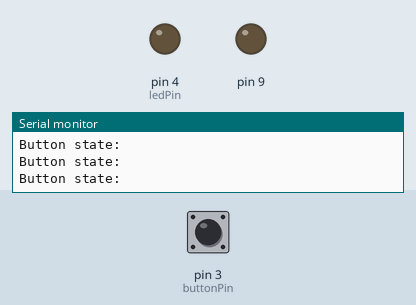
Recording of a sketch running on a simulated Arduino Uno, built with avr-gcc and run on an emulated ATmega328P. Parts: output pins drawn as LEDs (lit = HIGH), the last lines printed to the serial monitor. Dashed ring = blinking. The inputs (shaded band) are chosen by the test bench; at power-on: pin 3 (buttonPin) LOW.

Above: at 1.2 s.
1.3 s: pin 3 (buttonPin) pulled HIGH for 3.2 s
At 1.7 s:
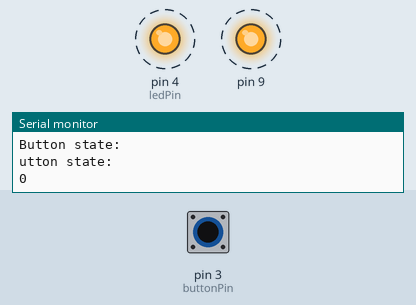
6.0 s: pin 3 (buttonPin) pulled HIGH for 0.15 s
At 7.4 s:
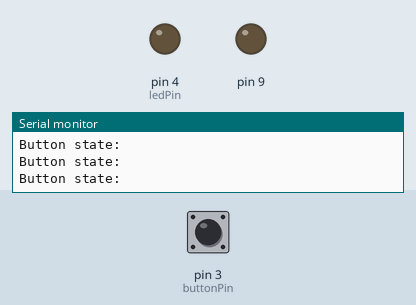
9.1 s: pin 3 (buttonPin) pulled HIGH for 1 s
At 9.5 s:
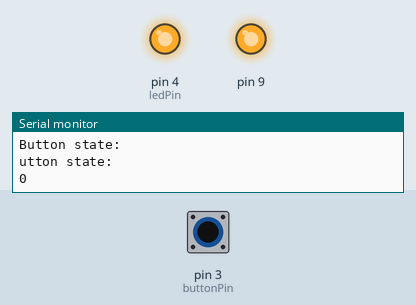
13.1 s: pin 3 (buttonPin) pulsed HIGH 5 times (0.12 s each, 0.3 s apart)
At 14.2 s:
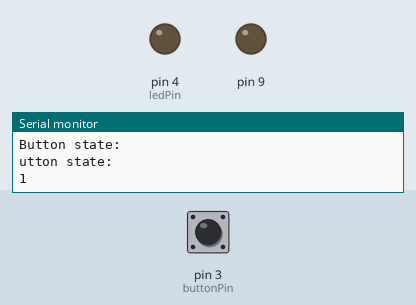
17.6 s: pin 3 (buttonPin) pulsed HIGH 5 times (0.12 s each, 0.3 s apart)
At 18.7 s:
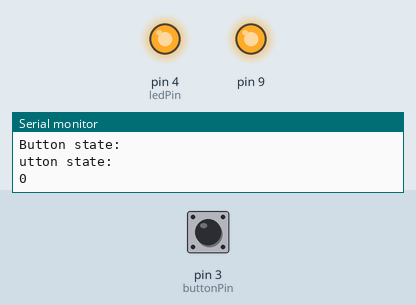
Timing chart, 0 to 20.6 s (numbered marks = the images above; inputs shaded):
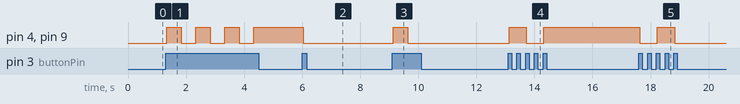

Measured:
- after the input at 1.3 s, pin 4 (ledPin), pin 9: alternates HIGH for 0.50 s and LOW for 0.50 s, 7 changes in all, then stays HIGH, starting at once
- after the input at 6.0 s, pin 4 (ledPin), pin 9: HIGH → LOW at once
- after the input at 9.1 s, pin 4 (ledPin), pin 9: LOW → HIGH at once, → LOW 0.50 s later
- after the input at 13.1 s, pin 4 (ledPin), pin 9: LOW → HIGH at once, → LOW 0.60 s later, → HIGH 0.60 s later
- after the input at 17.6 s, pin 4 (ledPin), pin 9: HIGH → LOW at once, → HIGH 0.60 s later, → LOW 0.60 s later

The sketch:

LED_Button_Simple_Test_1.ino
```cpp
/**
 * A simple test for the LED, controlled by a button.
 *
 * Adapted for the Pratical Labs (Lab #2 - March 21, 2019) of:
 * - Mobile and Pervasive Computing
 *   @ FCT NOVA (Faculty of Sciences and Technology of New University of Lisbon)

 * Adapted by:
 * - Carmen Pires Morgado - cpm@fct.unl.pt
 * - Ruben Andre Barreiro - r.barreiro@campus.fct.unl.pt
*/

const int buttonPin = 3;
const int ledPin = 4;

void setup() {
  // Put your setup code here, to run once

  // NOTE:
  // - pinMode(#, INPUT/OUTPUT)
  pinMode(3, INPUT);
  pinMode(4, OUTPUT);
  pinMode(9, OUTPUT);

  Serial.begin(9600);
}
void loop() {
  // Put your main code here, to run repeatedly:

  // NOTES:
  // wait -> delay(x); : x -> ms
  // digitalWrite(#, HIGH/LOW); -> on/off

  int buttonState = digitalRead(3);
  Serial.println("Button state: " + buttonState);

  if(buttonState == HIGH) {
    toggle();
    delay(500);
  }
}

void toggle() {
  int val = digitalRead(4);

  Serial.println(val);

  digitalWrite(4, abs(val - 1));
  digitalWrite(9, abs(val - 1));
}
```
